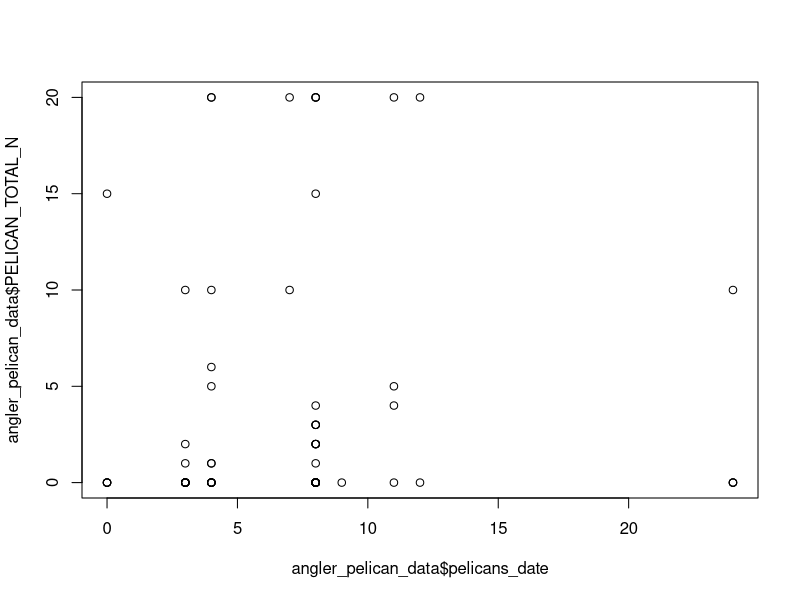
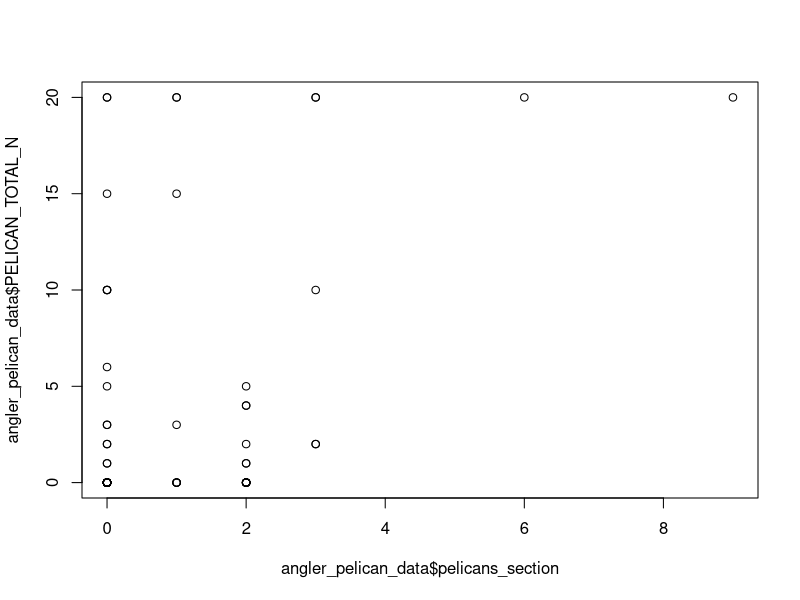

Write the R code that produced these figures, in order.
library(tidyverse)

# import survey data
anglers <- read.csv("data/anglers/angler_surveys.csv")


######### DATA CLEANING ######### 

#### *- Section ####

anglers$SECTION <- ifelse(anglers$LOCATION == "Section A (markers 147-172)", "A",
                          ifelse(anglers$LOCATION == "Section B (markers 108-146)", "B",
                                 ifelse(anglers$LOCATION == "Section C (markers 73-107)", "C", NA)))

#### *- Time ####

# Create columns citing each time
anglers$TIME_MORNING <- ifelse(is.na(anglers$TIME), NA, 
                               ifelse(grepl("7am - 11am", anglers$TIME) , "Yes", "No"))
anglers$TIME_MIDDAY <- ifelse(is.na(anglers$TIME), NA, 
                              ifelse(grepl("Mid-day", anglers$TIME) , "Yes", "No"))
anglers$TIME_EVENING <- ifelse(is.na(anglers$TIME), NA, 
                               ifelse(grepl("Evening", anglers$TIME) , "Yes", "No"))
anglers$TIME_LATE <- ifelse(is.na(anglers$TIME), NA, 
                            ifelse(grepl("Late", anglers$TIME) , "Yes", "No"))
# Count number of times cited
anglers <- anglers %>%
  mutate(TIME_number = str_count(TIME_MORNING, "Yes") + str_count(TIME_MIDDAY, "Yes") + str_count(TIME_EVENING, "Yes") + str_count(TIME_LATE, "Yes"))


#### *- Reason ####

# Create columns citing each reason
anglers$REASON_FUN <- ifelse(is.na(anglers$REASON), NA, 
                             ifelse(grepl("sport", anglers$REASON) , "Yes", "No"))
anglers$REASON_FOOD <- ifelse(is.na(anglers$REASON), NA, 
                              ifelse(grepl("own", anglers$REASON) , "Yes", "No"))
anglers$REASON_SELL <- ifelse(is.na(anglers$REASON), NA, 
                              ifelse(grepl("sell", anglers$REASON) , "Yes", "No"))
anglers$REASON_WATCH <- ifelse(is.na(anglers$REASON), NA, 
                               ifelse(grepl("Watching", anglers$REASON) , "Yes", "No"))
anglers$REASON_OTHER <- ifelse(is.na(anglers$REASON), NA, 
                               ifelse(grepl("else", anglers$REASON) , "Yes", "No"))
# Count number of reasons cited
anglers <- anglers %>%
  mutate(REASON_number = str_count(REASON_FUN, "Yes") + str_count(REASON_FOOD, "Yes") + str_count(REASON_SELL, "Yes") + str_count(REASON_WATCH, "Yes") + str_count(REASON_OTHER, "Yes"))


#### *- Company ####

# Create columns citing each person joining
anglers$COMPANY_NONE <- ifelse(is.na(anglers$COMPANY), NA, 
                               ifelse(grepl("just me", anglers$COMPANY) , "Yes", "No"))
anglers$COMPANY_FRIEND <- ifelse(is.na(anglers$COMPANY), NA, 
                                 ifelse(grepl("friend", anglers$COMPANY) , "Yes", "No"))
anglers$COMPANY_PARSIB <- ifelse(is.na(anglers$COMPANY), NA, 
                                 ifelse(grepl("parent", anglers$COMPANY) , "Yes", "No"))
anglers$COMPANY_SPOUSE <- ifelse(is.na(anglers$COMPANY), NA, 
                                 ifelse(grepl("spouse", anglers$COMPANY) , "Yes", "No"))
anglers$COMPANY_KIDS <- ifelse(is.na(anglers$COMPANY), NA, 
                               ifelse(grepl("children", anglers$COMPANY) , "Yes", "No"))
anglers$COMPANY_OTHER <- ifelse(is.na(anglers$COMPANY), NA, 
                                ifelse(grepl("else", anglers$COMPANY) , "Yes", "No"))
# Count number of people cited
anglers <- anglers %>%
  mutate(COMPANY_number = str_count(COMPANY_FRIEND, "Yes") + str_count(COMPANY_PARSIB, "Yes") + str_count(COMPANY_SPOUSE, "Yes") + str_count(COMPANY_KIDS, "Yes") + str_count(COMPANY_OTHER, "Yes")) %>%
  mutate(COMPANY_number = ifelse(COMPANY_NONE == "Yes" & COMPANY_number > 0, NA, COMPANY_number))


#### *- Treatment/Control groups ####

# create a variable indicating treatment group
anglers$GROUP <- ifelse(is.na(anglers$TACKLE_C) & is.na(anglers$TTACKLE_C) & !is.na(anglers$TACKLE_T) & !is.na(anglers$TTACKLE_T), "Treatment", 
                        ifelse(!is.na(anglers$TACKLE_C) & !is.na(anglers$TTACKLE_C) & is.na(anglers$TACKLE_T) & is.na(anglers$TTACKLE_T), "Control", NA))

# create single variables for tackle questions
anglers$TACKLE <- ifelse(anglers$GROUP == "Control", anglers$TACKLE_C,
                         ifelse(anglers$GROUP == "Treatment", anglers$TACKLE_T, NA))
anglers$TTACKLE <- ifelse(anglers$GROUP == "Control", anglers$TTACKLE_C,
                          ifelse(anglers$GROUP == "Treatment", anglers$TTACKLE_T, NA))


#### *- Reverse coding ####

# reversed
anglers$ISSUE_CUT <- ifelse(anglers$ISSUE_CUT == "Strongly disagree", "Strongly agree",
                            ifelse(anglers$ISSUE_CUT == "Disagree", "Agree",
                                   ifelse(anglers$ISSUE_CUT == "Somewhat disagree", "Somewhat agree",
                                          ifelse(anglers$ISSUE_CUT == "Somewhat agree", "Somewhat disagree",
                                                 ifelse(anglers$ISSUE_CUT == "Agree", "Disagree",
                                                        ifelse(anglers$ISSUE_CUT == "Strongly agree", "Strongly disagree", NA))))))
# reversed
anglers$REG_AFFECT <- ifelse(anglers$REG_AFFECT.R == "Strongly disagree", "Strongly agree",
                             ifelse(anglers$REG_AFFECT.R == "Disagree", "Agree",
                                    ifelse(anglers$REG_AFFECT.R == "Somewhat disagree", "Somewhat agree",
                                           ifelse(anglers$REG_AFFECT.R == "Somewhat agree", "Somewhat disagree",
                                                  ifelse(anglers$REG_AFFECT.R == "Agree", "Disagree",
                                                         ifelse(anglers$REG_AFFECT.R == "Strongly agree", "Strongly disagree", NA))))))
# reversed
anglers$REG_ENOUGH <- ifelse(anglers$REG_ENOUGH.R == "Strongly disagree", "Strongly agree",
                             ifelse(anglers$REG_ENOUGH.R == "Disagree", "Agree",
                                    ifelse(anglers$REG_ENOUGH.R == "Somewhat disagree", "Somewhat agree",
                                           ifelse(anglers$REG_ENOUGH.R == "Somewhat agree", "Somewhat disagree",
                                                  ifelse(anglers$REG_ENOUGH.R == "Agree", "Disagree",
                                                         ifelse(anglers$REG_ENOUGH.R == "Strongly agree", "Strongly disagree", NA))))))
# reversed
anglers$REG_CAUSE <- ifelse(anglers$REG_CAUSE.R == "Strongly disagree", "Strongly agree",
                            ifelse(anglers$REG_CAUSE.R == "Disagree", "Agree",
                                   ifelse(anglers$REG_CAUSE.R == "Somewhat disagree", "Somewhat agree",
                                          ifelse(anglers$REG_CAUSE.R == "Somewhat agree", "Somewhat disagree",
                                                 ifelse(anglers$REG_CAUSE.R == "Agree", "Disagree",
                                                        ifelse(anglers$REG_CAUSE.R == "Strongly agree", "Strongly disagree", NA))))))
# reversed
anglers$REG_ENFORCE <- ifelse(anglers$REG_ENFORCE.R == "Strongly disagree", "Strongly agree",
                              ifelse(anglers$REG_ENFORCE.R == "Disagree", "Agree",
                                     ifelse(anglers$REG_ENFORCE.R == "Somewhat disagree", "Somewhat agree",
                                            ifelse(anglers$REG_ENFORCE.R == "Somewhat agree", "Somewhat disagree",
                                                   ifelse(anglers$REG_ENFORCE.R == "Agree", "Disagree",
                                                          ifelse(anglers$REG_ENFORCE.R == "Strongly agree", "Strongly disagree", NA))))))


#### *- Response grouping ####

anglers$FULLTIME <- ifelse(anglers$EMPLOY == "Full-time", 1, 0)
anglers$MALE <- ifelse(anglers$GENDER == "Male", 1, 0)
anglers$INCOME3 <- ifelse(anglers$INCOME == "$50,001 - $75,000", "$50,001 - $75,000",
                          ifelse(anglers$INCOME == "$25,000 or less" | anglers$INCOME == "$25,001 - $50,000", "$50,000 or less",
                                 ifelse(anglers$INCOME == "$75,001 - $100,000" | anglers$INCOME == "$100,001 or more", "$75,001 or more", NA)))
anglers$FLRESIDENT <- ifelse(anglers$RESIDENT == "Yes", 1, 0)
anglers$FOOD <- ifelse(anglers$REASON_FOOD == "Yes" | anglers$REASON_SELL == "Yes", 1, 0)
anglers$SOCIAL <- ifelse(anglers$COMPANY_number > 0, 1, 0)
anglers$FREQUENCY3 <- ifelse(anglers$FREQUENCY == "At least once a week", "Frequently",
                             ifelse(anglers$FREQUENCY == "Once or twice a month", "Occasionally", "Rarely"))
anglers$AWARE <- ifelse(anglers$REG_AWARE == "Yes", 1, 0)


#### *- Set scale values ####

anglers$TACKLE.Q <- ifelse(anglers$GROUP == "Treatment" & anglers$TACKLE == "All of them", 5,
                           ifelse(anglers$GROUP == "Control" & anglers$TACKLE == "All of them", 4,
                                  ifelse(anglers$TACKLE == "Four of them", 4,
                                         ifelse(anglers$TACKLE == "Three of them", 3,
                                                ifelse(anglers$TACKLE == "Two of them", 2,
                                                       ifelse(anglers$TACKLE == "One of them", 1, 0))))))
anglers$TTACKLE.Q <- ifelse(anglers$GROUP == "Treatment" & anglers$TTACKLE == "All of them", 5,
                            ifelse(anglers$GROUP == "Control" & anglers$TTACKLE == "All of them", 4,
                                   ifelse(anglers$TTACKLE == "Four of them", 4,
                                          ifelse(anglers$TTACKLE == "Three of them", 3,
                                                 ifelse(anglers$TTACKLE == "Two of them", 2,
                                                        ifelse(anglers$TTACKLE == "One of them", 1, 0))))))
anglers$ISSUE_CONCERN.Q <- ifelse(anglers$ISSUE_CONCERN == "Strongly disagree", 1,
                                  ifelse(anglers$ISSUE_CONCERN == "Disagree", 2,
                                         ifelse(anglers$ISSUE_CONCERN == "Somewhat disagree", 3,
                                                ifelse(anglers$ISSUE_CONCERN == "Somewhat agree", 4,
                                                       ifelse(anglers$ISSUE_CONCERN == "Agree", 5,
                                                              ifelse(anglers$ISSUE_CONCERN == "Strongly agree", 6, NA))))))
anglers$ISSUE_CONFIDENT.Q <- ifelse(anglers$ISSUE_CONFIDENT == "Strongly disagree", 1,
                                    ifelse(anglers$ISSUE_CONFIDENT == "Disagree", 2,
                                           ifelse(anglers$ISSUE_CONFIDENT == "Somewhat disagree", 3,
                                                  ifelse(anglers$ISSUE_CONFIDENT == "Somewhat agree", 4,
                                                         ifelse(anglers$ISSUE_CONFIDENT == "Agree", 5,
                                                                ifelse(anglers$ISSUE_CONFIDENT == "Strongly agree", 6, NA))))))
anglers$ISSUE_CUT.Q <- ifelse(anglers$ISSUE_CUT == "Strongly disagree", 1,
                              ifelse(anglers$ISSUE_CUT == "Disagree", 2,
                                     ifelse(anglers$ISSUE_CUT == "Somewhat disagree", 3,
                                            ifelse(anglers$ISSUE_CUT == "Somewhat agree", 4,
                                                   ifelse(anglers$ISSUE_CUT == "Agree", 5,
                                                          ifelse(anglers$ISSUE_CUT == "Strongly agree", 6, NA))))))
anglers$ISSUE_NORM.Q <- ifelse(anglers$ISSUE_NORM == "Strongly disagree", 1,
                               ifelse(anglers$ISSUE_NORM == "Disagree", 2,
                                      ifelse(anglers$ISSUE_NORM == "Somewhat disagree", 3,
                                             ifelse(anglers$ISSUE_NORM == "Somewhat agree", 4,
                                                    ifelse(anglers$ISSUE_NORM == "Agree", 5,
                                                           ifelse(anglers$ISSUE_NORM == "Strongly agree", 6, NA))))))
anglers$ACTION_GEAR.Q <- ifelse(anglers$ACTION_GEAR == "Not effective at all", 1,
                                ifelse(anglers$ACTION_GEAR == "Slightly effective", 2,
                                       ifelse(anglers$ACTION_GEAR == "Moderately effective", 3,
                                              ifelse(anglers$ACTION_GEAR == "Very effective", 4,
                                                     ifelse(anglers$ACTION_GEAR == "Extremely effective", 5, NA)))))
anglers$ACTION_ZONE.Q <- ifelse(anglers$ACTION_ZONE == "Not effective at all", 1,
                                ifelse(anglers$ACTION_ZONE == "Slightly effective", 2,
                                       ifelse(anglers$ACTION_ZONE == "Moderately effective", 3,
                                              ifelse(anglers$ACTION_ZONE == "Very effective", 4,
                                                     ifelse(anglers$ACTION_ZONE == "Extremely effective", 5, NA)))))
anglers$ACTION_ENFORCE.Q <- ifelse(anglers$ACTION_ENFORCE == "Not effective at all", 1,
                                   ifelse(anglers$ACTION_ENFORCE == "Slightly effective", 2,
                                          ifelse(anglers$ACTION_ENFORCE == "Moderately effective", 3,
                                                 ifelse(anglers$ACTION_ENFORCE == "Very effective", 4,
                                                        ifelse(anglers$ACTION_ENFORCE == "Extremely effective", 5, NA)))))
anglers$ACTION_DEMOLISH.Q <- ifelse(anglers$ACTION_DEMOLISH == "Not effective at all", 1,
                                    ifelse(anglers$ACTION_DEMOLISH == "Slightly effective", 2,
                                           ifelse(anglers$ACTION_DEMOLISH == "Moderately effective", 3,
                                                  ifelse(anglers$ACTION_DEMOLISH == "Very effective", 4,
                                                         ifelse(anglers$ACTION_DEMOLISH == "Extremely effective", 5, NA)))))
anglers$ACTION_VIDEO.Q <- ifelse(anglers$ACTION_VIDEO == "Not effective at all", 1,
                                 ifelse(anglers$ACTION_VIDEO == "Slightly effective", 2,
                                        ifelse(anglers$ACTION_VIDEO == "Moderately effective", 3,
                                               ifelse(anglers$ACTION_VIDEO == "Very effective", 4,
                                                      ifelse(anglers$ACTION_VIDEO == "Extremely effective", 5, NA)))))
anglers$REG_AFFECT.Q <- ifelse(anglers$REG_AFFECT == "Strongly disagree", 1,
                               ifelse(anglers$REG_AFFECT == "Disagree", 2,
                                      ifelse(anglers$REG_AFFECT == "Somewhat disagree", 3,
                                             ifelse(anglers$REG_AFFECT == "Somewhat agree", 4,
                                                    ifelse(anglers$REG_AFFECT == "Agree", 5,
                                                           ifelse(anglers$REG_AFFECT == "Strongly agree", 6, NA))))))
anglers$REG_DIFFICULT.Q <- ifelse(anglers$REG_DIFFICULT == "Strongly disagree", 1,
                                  ifelse(anglers$REG_DIFFICULT == "Disagree", 2,
                                         ifelse(anglers$REG_DIFFICULT == "Somewhat disagree", 3,
                                                ifelse(anglers$REG_DIFFICULT == "Somewhat agree", 4,
                                                       ifelse(anglers$REG_DIFFICULT == "Agree", 5,
                                                              ifelse(anglers$REG_DIFFICULT == "Strongly agree", 6, NA))))))
anglers$REG_ENOUGH.Q <- ifelse(anglers$REG_ENOUGH == "Strongly disagree", 1,
                               ifelse(anglers$REG_ENOUGH == "Disagree", 2,
                                      ifelse(anglers$REG_ENOUGH == "Somewhat disagree", 3,
                                             ifelse(anglers$REG_ENOUGH == "Somewhat agree", 4,
                                                    ifelse(anglers$REG_ENOUGH == "Agree", 5,
                                                           ifelse(anglers$REG_ENOUGH == "Strongly agree", 6, NA))))))
anglers$REG_CAUSE.Q <- ifelse(anglers$REG_CAUSE == "Strongly disagree", 1,
                              ifelse(anglers$REG_CAUSE == "Disagree", 2,
                                     ifelse(anglers$REG_CAUSE == "Somewhat disagree", 3,
                                            ifelse(anglers$REG_CAUSE == "Somewhat agree", 4,
                                                   ifelse(anglers$REG_CAUSE == "Agree", 5,
                                                          ifelse(anglers$REG_CAUSE == "Strongly agree", 6, NA))))))
anglers$REG_SNORM.Q <- ifelse(anglers$REG_SNORM == "Strongly disagree", 1,
                              ifelse(anglers$REG_SNORM == "Disagree", 2,
                                     ifelse(anglers$REG_SNORM == "Somewhat disagree", 3,
                                            ifelse(anglers$REG_SNORM == "Somewhat agree", 4,
                                                   ifelse(anglers$REG_SNORM == "Agree", 5,
                                                          ifelse(anglers$REG_SNORM == "Strongly agree", 6, NA))))))
anglers$REG_REDUCE.Q <- ifelse(anglers$REG_REDUCE == "Strongly disagree", 1,
                               ifelse(anglers$REG_REDUCE == "Disagree", 2,
                                      ifelse(anglers$REG_REDUCE == "Somewhat disagree", 3,
                                             ifelse(anglers$REG_REDUCE == "Somewhat agree", 4,
                                                    ifelse(anglers$REG_REDUCE == "Agree", 5,
                                                           ifelse(anglers$REG_REDUCE == "Strongly agree", 6, NA))))))
anglers$REG_ENFORCE.Q <- ifelse(anglers$REG_ENFORCE == "Strongly disagree", 1,
                                ifelse(anglers$REG_ENFORCE == "Disagree", 2,
                                       ifelse(anglers$REG_ENFORCE == "Somewhat disagree", 3,
                                              ifelse(anglers$REG_ENFORCE == "Somewhat agree", 4,
                                                     ifelse(anglers$REG_ENFORCE == "Agree", 5,
                                                            ifelse(anglers$REG_ENFORCE == "Strongly agree", 6, NA))))))
anglers$REG_DNORM.Q <- ifelse(anglers$REG_DNORM == "Strongly disagree", 1,
                              ifelse(anglers$REG_DNORM == "Disagree", 2,
                                     ifelse(anglers$REG_DNORM == "Somewhat disagree", 3,
                                            ifelse(anglers$REG_DNORM == "Somewhat agree", 4,
                                                   ifelse(anglers$REG_DNORM == "Agree", 5,
                                                          ifelse(anglers$REG_DNORM == "Strongly agree", 6, NA))))))


# distinguish datasets that will be used for (1) qualitative, (2) quantitative, and (3) pelican analyses
anglers_qual <- anglers %>%
  filter(!grepl('X_', ResponseID)) %>%
  select(ResponseID, AGE:VISIT_FROM, REASON_TEXT, COMPANY_TEXT, FREQUENCY, ISSUE_CONCERN:REG_AWARE,
         REG_DIFFICULT, REG_SNORM, REG_REDUCE, REG_DNORM:REG_ENFORCE)

anglers_quant <- anglers %>%
  filter(!grepl('X_', ResponseID)) %>%
  select(ResponseID, AGE, ZIPCODE, SECTION, TIME_number, GROUP, FULLTIME:REG_DNORM.Q)

anglers_pelicans <- anglers %>%
  select(Date:Survey, PELICAN_TOTAL:PELICAN_FED_TYPE_TEXT, SECTION:TIME_number)

#write.csv(anglers_qual, file = "data/anglers/angler_data_qual.csv", row.names = FALSE)
#write.csv(anglers_quant, file = "data/anglers/angler_data_quant.csv", row.names = FALSE)
#write.csv(anglers_pelicans, file = "data/anglers/angler_data_pelicans.csv", row.names = FALSE)



#### ALIGN SUBJECTIVE & OBJECTIVE PELICAN OBSERVATIONS ####


# import survey data
anglers_pelicans <- read.csv("data/anglers/angler_data_pelicans.csv")

# import pelican data
pelicans_date <- read.csv("data/anglers/pelicans_date.csv")
pelicans_date_section <- read.csv("data/anglers/pelicans_date_section.csv")


######### *- Prep angler data ######### 

# set date
anglers_pelicans$Date <- as.Date(anglers_pelicans$Date, "%m/%d/%Y")

# replace NA with 0 when no pelicans sighted
anglers_pelicans <- anglers_pelicans %>%
  mutate(PELICAN_TOTAL_N = ifelse(is.na(PELICAN_TOTAL_N) & PELICAN_TOTAL == "No", 0, PELICAN_TOTAL_N),
         PELICAN_INJURED_N = ifelse(is.na(PELICAN_INJURED_N & PELICAN_INJURED == "No"), 0, PELICAN_INJURED_N),
         PELICAN_DEAD_N = ifelse(is.na(PELICAN_DEAD_N & PELICAN_DEAD == "No"), 0, PELICAN_DEAD_N))

# remove missing or inconsistent responses
anglers_pelicans_reduced <- anglers_pelicans %>%
  filter_at(vars(PELICAN_TOTAL,PELICAN_TOTAL_N,PELICAN_INJURED,PELICAN_INJURED_N,PELICAN_DEAD,PELICAN_DEAD_N), all_vars(!is.na(.))) %>%
  mutate(inconsistent = ifelse(PELICAN_INJURED_N > PELICAN_TOTAL_N | PELICAN_DEAD_N > PELICAN_TOTAL_N, "Yes", 
                               ifelse(PELICAN_TOTAL_N > 0 & PELICAN_TOTAL == "No" | PELICAN_INJURED_N > 0 & PELICAN_INJURED == "No" | PELICAN_DEAD_N > 0 & PELICAN_DEAD == "No", "Yes", "No"))) %>%
  filter(inconsistent == "No")

# focus on people who were at the pier the same time as us
anglers_pelicans_compare <- anglers_pelicans_reduced %>%
  filter(TIME_number == 1)




######### *- Prep pelican data ######### 

# set date
pelicans_date$Date <- as.Date(pelicans_date$DATE)
pelicans_date_section$Date <- as.Date(pelicans_date_section$DATE)

# rename columns
pelicans_date <- pelicans_date %>%
  rename(pelicans_date = total_pelicans,
         injured_date = total_pelicans_injured,
         dead_date = total_pelicans_dead)
pelicans_date_section <- pelicans_date_section %>%
  rename(SECTION = SECT,
         pelicans_section = total_pelicans,
         injured_section = total_pelicans_injured,
         dead_section = total_pelicans_dead)


######### *- Merge data ######### 

angler_pelican_data <- merge(anglers_pelicans_compare, pelicans_date, by = "Date", all.x = TRUE)
angler_pelican_data <- merge(angler_pelican_data, pelicans_date_section, by = c("Date", "SECTION"), all.x = TRUE)


######### *- Align and compare ######### 

# remove outlier
angler_pelican_data <- angler_pelican_data %>%
  filter(PELICAN_TOTAL_N != 100)

# create bins for sightings
angler_pelican_data <- angler_pelican_data %>%
  mutate(subjective_cat = ifelse(PELICAN_TOTAL_N == 0, "0",
                                 ifelse(PELICAN_TOTAL_N >= 1 & PELICAN_TOTAL_N <= 4, "1-4",
                                        ifelse(PELICAN_TOTAL_N >= 5 & PELICAN_TOTAL_N <= 9, "5-9",
                                               ifelse(PELICAN_TOTAL_N >= 10 & PELICAN_TOTAL_N <= 19, "10-19",
                                                      ifelse(PELICAN_TOTAL_N >= 20, "20+", NA))))),
         objectiveSECT_cat = ifelse(pelicans_section == 0, "0",
                                    ifelse(pelicans_section >= 1 & pelicans_section <= 4, "1-4",
                                           ifelse(pelicans_section >= 5 & pelicans_section <= 9, "5-9",
                                                  ifelse(pelicans_section >= 10 & pelicans_section <= 19, "10-19",
                                                         ifelse(pelicans_section >= 20, "20+", NA))))))

angler_pelican_counts <- angler_pelican_data %>%
  group_by(objectiveSECT_cat, subjective_cat) %>%
  summarise(count = n())


plot(angler_pelican_data$pelicans_date, angler_pelican_data$PELICAN_TOTAL_N)
plot(angler_pelican_data$pelicans_section, angler_pelican_data$PELICAN_TOTAL_N)


plot_obj_subj <- ggplot(angler_pelican_data, aes(x=pelicans_section, y=PELICAN_TOTAL_N) ) +
  stat_density_2d(aes(fill = after_stat(density)), geom = "raster", contour = FALSE) +
  scale_fill_distiller(palette= "Spectral", direction=-1) +
  geom_point() +
  geom_smooth(method = "lm", se = FALSE, color = "white", linetype = 3) +
  theme(
    legend.position='none',
    panel.background = element_rect(fill='transparent'),
    plot.background = element_rect(fill='transparent', color=NA),
    panel.grid.major = element_blank(),
    panel.grid.minor = element_blank(),
    legend.background = element_rect(fill='transparent'),
    legend.box.background = element_rect(fill='transparent'),
    panel.grid  = element_blank())


# Classify angler estimates into over- and under-estimates
angler_pelican_data$pelican_estimate <- ifelse(angler_pelican_data$subjective_cat == "0" & angler_pelican_data$objectiveSECT_cat == "0", "About right",
                                               ifelse(angler_pelican_data$subjective_cat == "0" & angler_pelican_data$objectiveSECT_cat == "1-4", "Underestimate",
                                                      ifelse(angler_pelican_data$subjective_cat == "0" & angler_pelican_data$objectiveSECT_cat == "5-9", "Underestimate",
                                                             ifelse(angler_pelican_data$subjective_cat == "1-4" & angler_pelican_data$objectiveSECT_cat == "0", "Overestimate",
                                                                    ifelse(angler_pelican_data$subjective_cat == "1-4" & angler_pelican_data$objectiveSECT_cat == "1-4", "About right",
                                                                           ifelse(angler_pelican_data$subjective_cat == "1-4" & angler_pelican_data$objectiveSECT_cat == "5-9", "Underestimate",
                                                                                  ifelse(angler_pelican_data$subjective_cat == "5-9" & angler_pelican_data$objectiveSECT_cat == "0", "Overestimate",
                                                                                         ifelse(angler_pelican_data$subjective_cat == "5-9" & angler_pelican_data$objectiveSECT_cat == "1-4", "Overestimate",
                                                                                                ifelse(angler_pelican_data$subjective_cat == "5-9" & angler_pelican_data$objectiveSECT_cat == "5-9", "About right",
                                                                                                       ifelse(angler_pelican_data$subjective_cat == "10-19" & angler_pelican_data$objectiveSECT_cat == "0", "Overestimate",
                                                                                                              ifelse(angler_pelican_data$subjective_cat == "10-19" & angler_pelican_data$objectiveSECT_cat == "1-4", "Overestimate",
                                                                                                                     ifelse(angler_pelican_data$subjective_cat == "10-19" & angler_pelican_data$objectiveSECT_cat == "5-9", "Overestimate",
                                                                                                                            ifelse(angler_pelican_data$subjective_cat == "20+" & angler_pelican_data$objectiveSECT_cat == "0", "Overestimate",
                                                                                                                                   ifelse(angler_pelican_data$subjective_cat == "20+" & angler_pelican_data$objectiveSECT_cat == "1-4", "Overestimate",
                                                                                                                                          ifelse(angler_pelican_data$subjective_cat == "20+" & angler_pelican_data$objectiveSECT_cat == "5-9", "Overestimate",NA)))))))))))))))



estimates <- angler_pelican_data %>%
  group_by(pelican_estimate) %>%
  summarise(count = n())

angler_pelican_data$DATE.x <- NULL
angler_pelican_data$DATE.y <- NULL

#write.csv(angler_pelican_data, file = "data/anglers/angler_data_pelicans_aligned.csv", row.names = FALSE)
